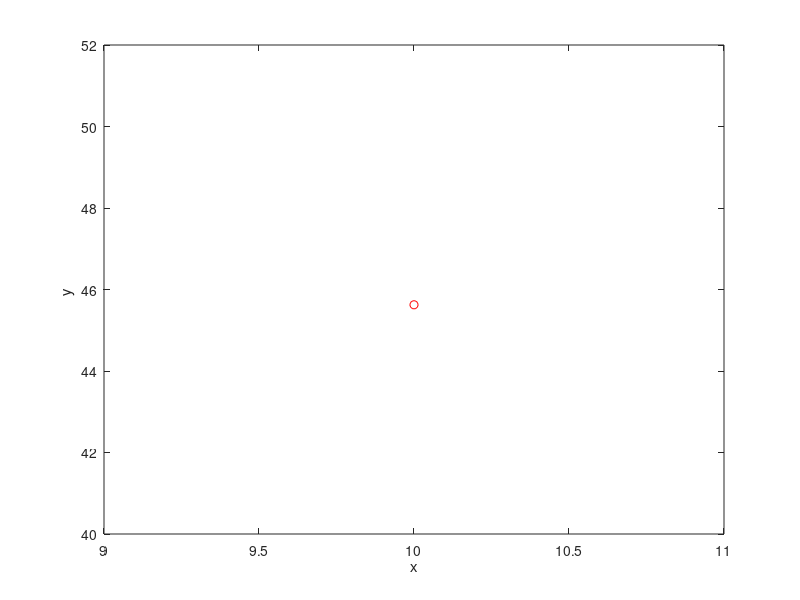

The MATLAB source for this figure:
f=@(x,y,z)(-1.8*z+0.8*y); %Here we input our function such that dy/dx = f(x,y)
x0=input('\n Initial value of x: '); %initial given value x0
y0=input('\n Initial value of y: '); %Given initial value y0
z0=input('\n Initial value of z: '); %Given initial value y0
xn=input('\n Final value of x: ');% where we need to find the value of y 
h=input('\n The step size h: '); %example h=0.1
fprintf('\n x        y      z '); % creating the heading for table contaning values of x and y
while x0<=xn %The loop will repeat until the final value of x is reached
    fprintf('\n%4.3f  %4.3f  %4.3f',x0,y0,z0); %values of x0 and y0
    j1=h*f(x0,y0,z0);
    k1=h*z0;
    j2=h*f(x0+h/2,y0+k1/2,z0+j1/2);
    k2=h*(z0+j1/2);
    j3=h*f(x0+h/2,y0+k2/2,z0+j2/2);
    k3=h*(z0+j2/2);
    x1=x0+h; %formula for calculating next value of x
    y1=y0+(k1+4*k2+k3)/6;
    z1=z0+(j1+4*j2+j3)/6;
    x0=x1;%Now, the intial value is changed for x
    y0=y1;%Now, the intial value is changed for x
    z0=z1;
    plot(x0,y0,'ro')
    xlabel ( 'x' ) ; ylabel ( 'y ' )
    hold on
end

%Comparision with exact solution
%xp = 0:0.1:1;
%yp = exp((4*x)/9 + (20*exp(-(9*x)/5))/81)*((9*exp(- (4*x)/9 - 20/(81*exp(x)^(9/5))))/8 + (20^(61/81)*81^(20/81)*z(20/81, 20/(81*exp(x)^(9/5))))/72) - exp((4*x)/9 + (20*exp(-(9*x)/5))/81)*(exp(-20/81)/8 + (20^(61/81)*81^(20/81)*z(20/81, 20/81))/72);
%plot(x,y, '*r' ,xp,yp)
%yExact = exp((4*x)/9 + (20*exp(-(9*x)/5))/81)*((9*exp(- (4*x)/9 - 20/(81*exp(x)^(9/5))))/8 + (20^(61/81)*81^(20/81)*z(20/81, 20/(81*exp(x)^(9/5))))/72) - exp((4*x)/9 + (20*exp(-(9*x)/5))/81)*(exp(-20/81)/8 + (20^(61/81)*81^(20/81)*z(20/81, 20/81))/72);
%error = yExact - y

